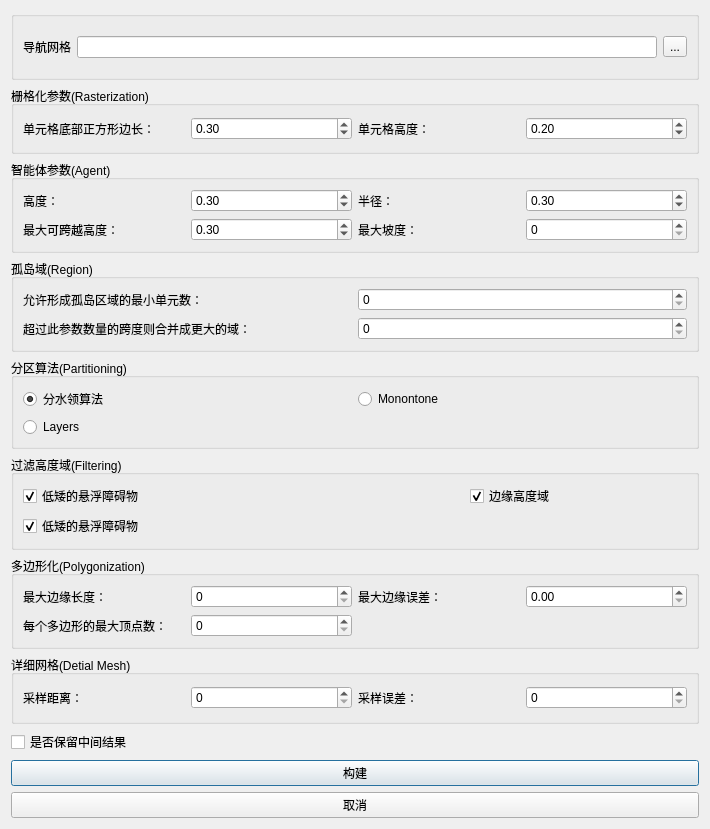
<?xml version="1.0" encoding="UTF-8"?>
<ui version="4.0">
 <class>NavMeshParamsDlg</class>
 <widget class="QDialog" name="NavMeshParamsDlg">
  <property name="geometry">
   <rect>
    <x>0</x>
    <y>0</y>
    <width>710</width>
    <height>829</height>
   </rect>
  </property>
  <property name="windowTitle">
   <string>导航网格参数</string>
  </property>
  <layout class="QVBoxLayout" name="verticalLayout">
   <item>
    <widget class="QGroupBox" name="groupBox">
     <property name="title">
      <string/>
     </property>
     <layout class="QHBoxLayout" name="horizontalLayout">
      <item>
       <widget class="QLabel" name="label">
        <property name="text">
         <string>导航网格</string>
        </property>
       </widget>
      </item>
      <item>
       <widget class="QLineEdit" name="lineEdit"/>
      </item>
      <item>
       <widget class="QToolButton" name="toolButton">
        <property name="text">
         <string>...</string>
        </property>
       </widget>
      </item>
     </layout>
    </widget>
   </item>
   <item>
    <widget class="QGroupBox" name="groupBox_2">
     <property name="title">
      <string>栅格化参数(Rasterization)</string>
     </property>
     <layout class="QGridLayout" name="gridLayout">
      <item row="0" column="2">
       <widget class="QLabel" name="label_3">
        <property name="text">
         <string>单元格高度：</string>
        </property>
       </widget>
      </item>
      <item row="0" column="0">
       <widget class="QLabel" name="label_2">
        <property name="text">
         <string>单元格底部正方形边长：</string>
        </property>
       </widget>
      </item>
      <item row="0" column="1">
       <widget class="QDoubleSpinBox" name="p_cs">
        <property name="minimum">
         <double>0.100000000000000</double>
        </property>
        <property name="maximum">
         <double>1.000000000000000</double>
        </property>
        <property name="singleStep">
         <double>0.100000000000000</double>
        </property>
        <property name="value">
         <double>0.300000000000000</double>
        </property>
       </widget>
      </item>
      <item row="0" column="3">
       <widget class="QDoubleSpinBox" name="p_ch">
        <property name="minimum">
         <double>0.100000000000000</double>
        </property>
        <property name="maximum">
         <double>1.000000000000000</double>
        </property>
        <property name="singleStep">
         <double>0.100000000000000</double>
        </property>
        <property name="value">
         <double>0.200000000000000</double>
        </property>
       </widget>
      </item>
     </layout>
    </widget>
   </item>
   <item>
    <widget class="QGroupBox" name="groupBox_3">
     <property name="title">
      <string>智能体参数(Agent)</string>
     </property>
     <layout class="QGridLayout" name="gridLayout_2">
      <item row="0" column="2">
       <widget class="QLabel" name="label_5">
        <property name="text">
         <string>半径：</string>
        </property>
       </widget>
      </item>
      <item row="0" column="3">
       <widget class="QDoubleSpinBox" name="p_agentRadius">
        <property name="minimum">
         <double>0.100000000000000</double>
        </property>
        <property name="maximum">
         <double>1.000000000000000</double>
        </property>
        <property name="singleStep">
         <double>0.100000000000000</double>
        </property>
        <property name="value">
         <double>0.300000000000000</double>
        </property>
       </widget>
      </item>
      <item row="0" column="0">
       <widget class="QLabel" name="label_4">
        <property name="text">
         <string>高度：</string>
        </property>
       </widget>
      </item>
      <item row="0" column="1">
       <widget class="QDoubleSpinBox" name="p_agentHeight">
        <property name="minimum">
         <double>0.100000000000000</double>
        </property>
        <property name="maximum">
         <double>1.000000000000000</double>
        </property>
        <property name="singleStep">
         <double>0.100000000000000</double>
        </property>
        <property name="value">
         <double>0.300000000000000</double>
        </property>
       </widget>
      </item>
      <item row="1" column="0">
       <widget class="QLabel" name="label_6">
        <property name="text">
         <string>最大可跨越高度：</string>
        </property>
       </widget>
      </item>
      <item row="1" column="1">
       <widget class="QDoubleSpinBox" name="p_agentMaxClimb">
        <property name="minimum">
         <double>0.100000000000000</double>
        </property>
        <property name="maximum">
         <double>1.000000000000000</double>
        </property>
        <property name="singleStep">
         <double>0.100000000000000</double>
        </property>
        <property name="value">
         <double>0.300000000000000</double>
        </property>
       </widget>
      </item>
      <item row="1" column="2">
       <widget class="QLabel" name="label_7">
        <property name="text">
         <string>最大坡度：</string>
        </property>
       </widget>
      </item>
      <item row="1" column="3">
       <widget class="QSpinBox" name="p_agentMaxSlope"/>
      </item>
     </layout>
    </widget>
   </item>
   <item>
    <widget class="QGroupBox" name="groupBox_4">
     <property name="title">
      <string>孤岛域(Region)</string>
     </property>
     <layout class="QGridLayout" name="gridLayout_3">
      <item row="0" column="0">
       <widget class="QLabel" name="label_8">
        <property name="text">
         <string>允许形成孤岛区域的最小单元数：</string>
        </property>
       </widget>
      </item>
      <item row="1" column="0">
       <widget class="QLabel" name="label_9">
        <property name="text">
         <string>超过此参数数量的跨度则合并成更大的域：</string>
        </property>
       </widget>
      </item>
      <item row="0" column="1">
       <widget class="QSpinBox" name="p_regionMinSize"/>
      </item>
      <item row="1" column="1">
       <widget class="QSpinBox" name="p_regionMergeSize"/>
      </item>
     </layout>
    </widget>
   </item>
   <item>
    <widget class="QGroupBox" name="groupBox_6">
     <property name="title">
      <string>分区算法(Partitioning)</string>
     </property>
     <layout class="QGridLayout" name="gridLayout_6">
      <item row="0" column="1">
       <widget class="QRadioButton" name="p_MONOTONE">
        <property name="text">
         <string>Monontone</string>
        </property>
       </widget>
      </item>
      <item row="0" column="0">
       <widget class="QRadioButton" name="p_WATERSHED">
        <property name="text">
         <string>分水领算法</string>
        </property>
        <property name="checked">
         <bool>true</bool>
        </property>
       </widget>
      </item>
      <item row="1" column="0">
       <widget class="QRadioButton" name="p_LAYERS">
        <property name="text">
         <string>Layers</string>
        </property>
       </widget>
      </item>
     </layout>
    </widget>
   </item>
   <item>
    <widget class="QGroupBox" name="groupBox_5">
     <property name="title">
      <string>过滤高度域(Filtering)</string>
     </property>
     <layout class="QGridLayout" name="gridLayout_4">
      <item row="0" column="2">
       <widget class="QCheckBox" name="p_filterLedgeSpans">
        <property name="text">
         <string>边缘高度域</string>
        </property>
        <property name="checked">
         <bool>true</bool>
        </property>
       </widget>
      </item>
      <item row="0" column="1">
       <widget class="QLabel" name="label_10">
        <property name="text">
         <string/>
        </property>
       </widget>
      </item>
      <item row="0" column="0">
       <widget class="QCheckBox" name="p_filterLowHangingObstacles">
        <property name="text">
         <string>低矮的悬浮障碍物</string>
        </property>
        <property name="checked">
         <bool>true</bool>
        </property>
       </widget>
      </item>
      <item row="1" column="0">
       <widget class="QCheckBox" name="p_m_filterWalkableLowHeightSpans">
        <property name="text">
         <string>低矮的悬浮障碍物</string>
        </property>
        <property name="checked">
         <bool>true</bool>
        </property>
       </widget>
      </item>
     </layout>
    </widget>
   </item>
   <item>
    <widget class="QGroupBox" name="groupBox_8">
     <property name="title">
      <string>多边形化(Polygonization)</string>
     </property>
     <layout class="QGridLayout" name="gridLayout_8">
      <item row="0" column="3">
       <widget class="QDoubleSpinBox" name="p_edgeMaxError"/>
      </item>
      <item row="0" column="0">
       <widget class="QLabel" name="label_14">
        <property name="text">
         <string>最大边缘长度：</string>
        </property>
       </widget>
      </item>
      <item row="0" column="1">
       <widget class="QSpinBox" name="p_edgeMaxLen"/>
      </item>
      <item row="0" column="2">
       <widget class="QLabel" name="label_15">
        <property name="text">
         <string>最大边缘误差：</string>
        </property>
       </widget>
      </item>
      <item row="1" column="0">
       <widget class="QLabel" name="label_16">
        <property name="text">
         <string>每个多边形的最大顶点数：</string>
        </property>
       </widget>
      </item>
      <item row="1" column="1">
       <widget class="QSpinBox" name="p_vertsPerPoly"/>
      </item>
     </layout>
    </widget>
   </item>
   <item>
    <widget class="QGroupBox" name="groupBox_7">
     <property name="title">
      <string>详细网格(Detial Mesh)</string>
     </property>
     <layout class="QGridLayout" name="gridLayout_7">
      <item row="0" column="0">
       <widget class="QLabel" name="label_12">
        <property name="text">
         <string>采样距离：</string>
        </property>
       </widget>
      </item>
      <item row="0" column="2">
       <widget class="QLabel" name="label_13">
        <property name="text">
         <string>采样误差：</string>
        </property>
       </widget>
      </item>
      <item row="0" column="1">
       <widget class="QSpinBox" name="p_detailSampleDist"/>
      </item>
      <item row="0" column="3">
       <widget class="QSpinBox" name="p_detailSampleMaxError"/>
      </item>
     </layout>
    </widget>
   </item>
   <item>
    <widget class="QCheckBox" name="p_keepInterResults">
     <property name="text">
      <string>是否保留中间结果</string>
     </property>
    </widget>
   </item>
   <item>
    <widget class="QPushButton" name="pushButtonOK">
     <property name="text">
      <string>构建</string>
     </property>
    </widget>
   </item>
   <item>
    <widget class="QPushButton" name="pushButtonCancel">
     <property name="text">
      <string>取消</string>
     </property>
    </widget>
   </item>
  </layout>
 </widget>
 <resources/>
 <connections>
  <connection>
   <sender>pushButtonOK</sender>
   <signal>clicked()</signal>
   <receiver>NavMeshParamsDlg</receiver>
   <slot>accept()</slot>
   <hints>
    <hint type="sourcelabel">
     <x>380</x>
     <y>176</y>
    </hint>
    <hint type="destinationlabel">
     <x>380</x>
     <y>118</y>
    </hint>
   </hints>
  </connection>
  <connection>
   <sender>pushButtonCancel</sender>
   <signal>clicked()</signal>
   <receiver>NavMeshParamsDlg</receiver>
   <slot>reject()</slot>
   <hints>
    <hint type="sourcelabel">
     <x>380</x>
     <y>211</y>
    </hint>
    <hint type="destinationlabel">
     <x>380</x>
     <y>118</y>
    </hint>
   </hints>
  </connection>
 </connections>
</ui>
